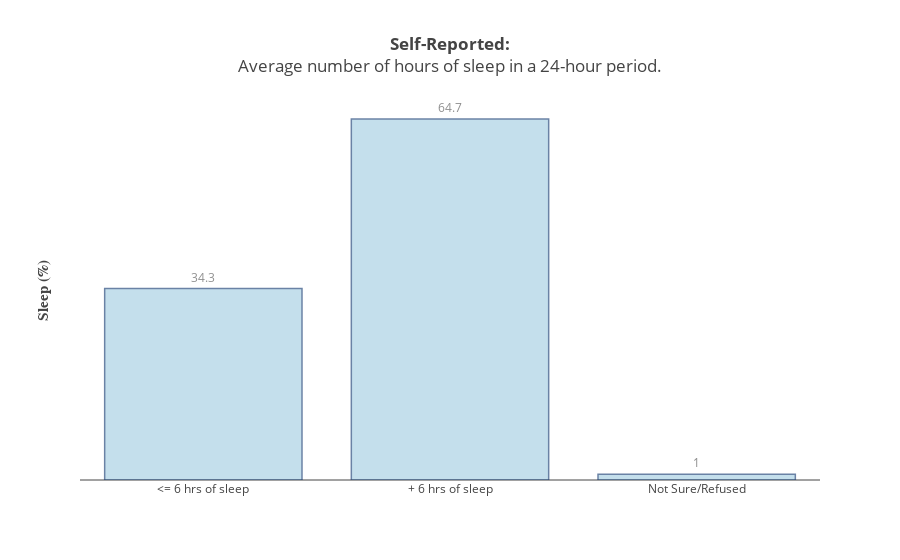

Notebook code cell kept with this figure:
### Code cell
import plotly.offline as py
import plotly.graph_objs as go
py.init_notebook_mode(connected=True)
%matplotlib inline

graphData=freq_table.reset_index().copy()
#pass data in
data = [go.Bar(x=graphData.loc[0:2]['index'],
               y=graphData.loc[0:2]['Percent'],
               text=round((graphData.loc[0:2]['Percent']),1),
               textposition='outside',marker=dict(
               color='rgb(158,202,225)',line=dict(color='rgb(8,48,107)',
               width=1.5),),opacity=0.6)]

layout = go.Layout(
    title='<b>Self-Reported:</b><br>Average number of hours of sleep in a 24-hour period.',
    yaxis=dict(title='<b>Sleep (%)</b>',ticks='',showticklabels=False,showgrid=False,
    titlefont=dict(family='Arial, sans-serif',size=15,color='444444',)),xaxis=dict(ticks='',tickangle=0))

fig = go.Figure(data=data, layout=layout)
py.iplot(fig, filename='text-hover-bar')

### Figure 1 — Plotly figure (JSON) as saved in the notebook; plotly's stock layout.template omitted (floating-point values rounded to 4 significant figures)
{"data": [{"marker": {"color": "rgb(158,202,225)", "line": {"color": "rgb(8,48,107)", "width": 1.5}}, "opacity": 0.6, "text": [34.3, 64.7, 1], "textposition": "outside", "type": "bar", "x": ["<= 6 hrs of sleep", "+ 6 hrs of sleep", "Not Sure/Refused"], "y": [34.29, 64.68, 1.025]}], "layout": {"title": "<b>Self-Reported:</b><br>Average number of hours of sleep in a 24-hour period.", "xaxis": {"tickangle": 0, "ticks": ""}, "yaxis": {"showgrid": false, "showticklabels": false, "ticks": "", "title": "<b>Sleep (%)</b>", "titlefont": {"color": "444444", "family": "Arial, sans-serif", "size": 15}}}}
